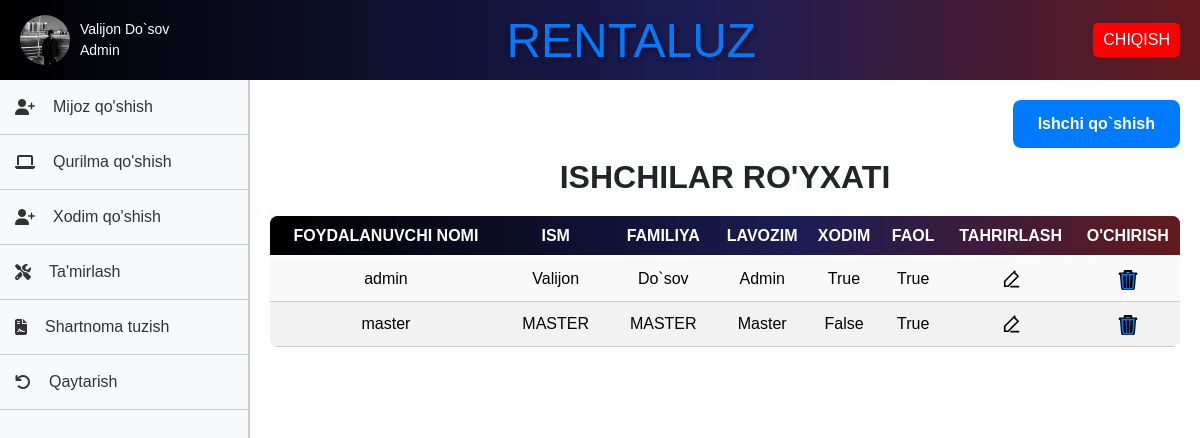
Screenshot of /ishchilar/ (signed in) with the database file from the repository.
### rental/models.py (models this page shows, shortened)
class CustomUser(AbstractUser):
    rasm=models.ImageField(default='static/img/default.jpg')
    ism = models.CharField(max_length=255)
    familiya = models.CharField(max_length=255)
    lavozimi = models.CharField(max_length=255)
    username = models.CharField(max_length=255, unique=True)
    password = models.CharField(max_length=255)
    is_staff = models.BooleanField(default=False)
    is_active = models.BooleanField(default=True)

### rental/views.py (the view)
# urls.py: path('ishchilar/', IshchiView.as_view(), name='ishchilar'),
class IshchiView(LoginRequiredMixin, View):
    def get(self, request):
        ishchi = CustomUser.objects.all()
        return render(request, 'ishchi.html', {'ishchi': ishchi})

### templates/ishchi.html (shortened to what this page needs)
{% extends 'home.html' %}
{% block content %}
<html lang="ru">
<head>
</head>
<body>
    {% if request.path == '/ishchilar/' %}
    <div class="add">
        <a href="{% url 'ishchi_qoshish' %}">Ishchi qo`shish</a>
    </div>
    {%endif%}
    <h2>Ishchilar ro'yxati</h2>
    <table>
        <thead>
            <tr>
                <th>Foydalanuvchi nomi</th>
                <th>Ism</th>
                <th>Familiya</th>
                <th>Lavozim</th>
                <th>Xodim</th>
                <th>Faol</th>
                <th>Tahrirlash</th>
                <th>O'chirish</th>
            </tr>
        </thead>
        <tbody>
            {% for user in ishchi %}
            <tr>
                <td>{{ user.username }}</td>
                <td>{{ user.ism }}</td>
                <td>{{ user.familiya }}</td>
                <td>{{ user.lavozimi }}</td>
                <td>{{ user.is_staff }}</td>
                <td>{{ user.is_active }}</td>
                <td class="action-links">
                    <a href="{% url 'ishchi_edit' user.id %}">
                    </a>
                </td>
                <td>
                    <a href="{% url 'ishchi_delete' user.id %}">
                    </a>
                </td>
            </tr>
            {% endfor %}
        </tbody>
    </table>
</body>
</html>
{% endblock %}

### templates/home.html (shortened to what this page needs)
<!DOCTYPE html>
<html lang="en">
{% load static %}
<head>
    <link rel="stylesheet" href="https://stackpath.bootstrapcdn.com/bootstrap/4.5.2/css/bootstrap.min.css">
    <link rel="stylesheet" href="https://cdnjs.cloudflare.com/ajax/libs/font-awesome/5.15.4/css/all.min.css">
    <link rel="stylesheet" href="{% static 'css/styles.css' %}">
    <link rel="stylesheet" href="https://code.jquery.com/ui/1.12.1/themes/base/jquery-ui.css">
</head>
<body>
    <div class="header">
        <div class="profile-info" onclick="openModal()">
            <img src="{{ request.user.rasm.url }}" alt="Profile Picture" class="profile-pic">
            <div class="profile-details">
                <span>{{ request.user.ism }} {{ request.user.familiya }}</span><br>
                <span>{{ request.user.lavozimi }}</span>
            </div>
        </div>
        <div class="logo">
            <div class="text"><a href="{% url 'home' %}" style="text-decoration: none;">RENTALUZ</a></div>
        </div>
        <div>
            <button class="logout" onclick="window.location.href='{% url 'logout' %}'">CHIQISH</button>
        </div>
    </div>
    <div class="layout">
        <nav class="menu" id="sidebar">
            {% if request.user.lavozimi == "Admin"%}
            <ul>
                <li><a href="{% url 'mijoz' %}" style="gap:0.5rem"><i class="fas fa-user-plus" ></i>Mijoz qo'shish</a></li>
                <li><a href="{% url 'qurilmalar' %}" style="gap:0.5rem"><i class="fas fa-laptop"></i> Qurilma qo'shish</a></li>
                <li><a href="{% url 'ishchilar' %}" style="gap:0.5rem"><i class="fas fa-user-plus"></i> Xodim qo'shish</a></li>
                <li><a href="{% url 'tamirlash' %}" style="gap:0.5rem"><i class="fas fa-tools"></i> Ta'mirlash</a></li>
                <li><a href="{% url 'prokatall' %}" style="gap:0.5rem"><i class="fas fa-file-contract"></i> Shartnoma tuzish</a></li>
                <li><a href="{% url 'qaytarish' %}" style="gap:0.5rem"><i class="fas fa-undo"></i> Qaytarish</a></li>
            </ul>
            {% endif %}
        </nav>
        <main class="main-content">
            {% block content %}{% endblock %}
        </main>
    </div>
    <link rel="stylesheet" href="https://code.jquery.com/ui/1.12.1/themes/base/jquery-ui.css">
</body>
</html>

### static/css/styles.css (style rules this page uses)
body { font-family: Arial, sans-serif; margin: 0; padding: 0; background-color: #f7f9fc; }
.header { background: linear-gradient(90deg, rgba(0, 0, 0, 1) 0%, rgba(28, 29, 85, 1) 59%, rgba(99, 26, 29, 1) 100%); color: #fff; display: flex; justify-content: space-between; align-items: center; padding: 20px 0; }
.header .profile-info { display: flex; align-items: center; cursor: pointer; }
.header img { border-radius: 50%; width: 50px; height: 50px; margin-right: 10px; }
.header .profile-details { color: #fff; font-size: 14px; }
.header .logo { width: 300px; height: 80px; overflow: hidden; position: relative; }
.text { color: white; font-size: 40px; text-align: center; padding: 5px; white-space: normal; max-width: 90%; cursor: context-menu; }
.header .logout { background-color: #f00; color: #fff; padding: 5px 10px; border: none; border-radius: 5px; cursor: pointer; }
.layout { display: flex; height: calc(100vh - 50px); }
.menu { width: 250px; border-right: 2px solid #ccc; position: relative; overflow-y: auto; transition: width 0.3s ease; }
.menu ul { list-style-type: none; padding: 0; }
.menu ul li { padding: 15px; border-bottom: 1px solid #ccc; transition: background-color 0.3s, transform 0.3s; }
.menu ul li a { text-decoration: none; color: #333; display: flex; align-items: center; }
.menu ul li a i { margin-right: 10px; }
.main-content { flex: 1; padding: 20px; background-color: #fff; overflow-y: auto; transition: margin-left 0.3s ease; }

### templates/home.html (style rules this page uses)
body { font-family: Arial, sans-serif; margin: 0; padding: 0; background-color: #f7f9fc; }
.header { background: linear-gradient(90deg, rgba(0, 0, 0, 1) 0%, rgba(28, 29, 85, 1) 59%, rgba(99, 26, 29, 1) 100%); color: #fff; display: flex; justify-content: space-between; align-items: center; padding: 0px 20px; }
.header .profile-info { display: flex; align-items: center; cursor: pointer; }
.header img { border-radius: 50%; width: 50px; height: 50px; margin-right: 10px; }
.header .logo { width: 300px; height: 80px; position: relative; }
.header .logo div { position: absolute; top: 50%; left: 50%; transform: translate(-50%, -50%); width: auto; height: 100%; object-fit: cover; border-radius: 5px; text-align: center; font-size: 3em; background: linear-gradient(90deg, rgba(0, 0, 0, 1) 0%, rgba(28, 29, 85, 1) 59%, rgba(99, 26, 29, 1) 100%); -webkit-background-clip: text; color: transparent; text-shadow: 2px 2px 5px rgba(0, 0, 0, 0.5); }
.header .logout { background-color: #f00; color: #fff; padding: 5px 10px; border: none; border-radius: 5px; cursor: pointer; }
.layout { display: flex; height: calc(100vh - 50px); }
.menu { width: 250px; border-right: 2px solid #ccc; position: relative; overflow-y: auto; transition: width 0.3s ease; }
.menu ul { list-style-type: none; padding: 0; }
.menu ul li { padding: 15px; border-bottom: 1px solid #ccc; transition: background-color 0.3s, transform 0.3s; }
.menu ul li a { text-decoration: none; color: #333; display: flex; align-items: center; }
.main-content { flex: 1; padding: 20px; background-color: #fff; overflow-y: auto; transition: margin-left 0.3s ease; }

### templates/ishchi.html (style rules this page uses)
table { width: 100%; border-collapse: collapse; margin: 20px 0; font-size: 16px; background-color: #f9f9f9; border-radius: 8px; overflow: hidden; }
thead { background-color: #007bff; color: white; text-transform: uppercase; font-weight: bold; height: 40px; }
thead tr th { margin-left: 5px; }
tbody tr:nth-child(even) { background-color: #f2f2f2; }
tbody tr { transition: background-color 0.3s ease; }
tbody td { padding: 12px 15px; border-bottom: 1px solid #ccc; }
td a { color: #007bff; text-decoration: none; }
table thead tr { background: linear-gradient(90deg, rgba(0, 0, 0, 1) 0%, rgba(28, 29, 85, 1) 59%, rgba(99, 26, 29, 1) 100%); color: white; }
table thead tr { padding: 12px; font-weight: bold; text-align: center; border-bottom: 2px solid #fff; }
table tbody tr { background-color: #f9f9f9; color: #000; }
table td { padding: 10px; text-align: center; border-bottom: 1px solid #ccc; }
.edit-icon { fill: none; stroke: #007bff; transition: stroke 0.3s ease; }
.add { display: flex; justify-content: end; margin-bottom: 10px; }
.add a { padding: 12px 25px; text-decoration: none; background-color: #007BFF; color: #fff; border-radius: 8px; font-weight: bold; text-align: center; transition: background-color 0.3s; }
h2 { text-align: center; font-weight: bold; text-transform: uppercase; }
.edit-icon, .bi-trash3-fill { width: 20px; height: 20px; cursor: pointer; transition: fill 0.3s; }

### rows the page displays
CustomUser: user.rasm (picture), user.ism "Valijon", user.familiya "Do`sov", user.lavozimi "Admin", username "admin", ism "Valijon", familiya "Do`sov", lavozimi "Admin", is_staff "True", is_active "True"
CustomUser: username "master", ism "MASTER", familiya "MASTER", lavozimi "Master", is_staff "False", is_active "True"
